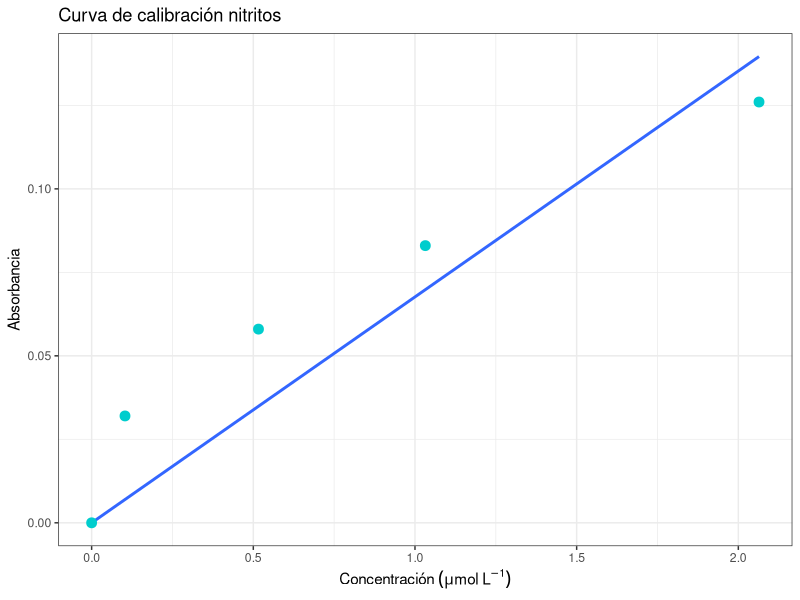
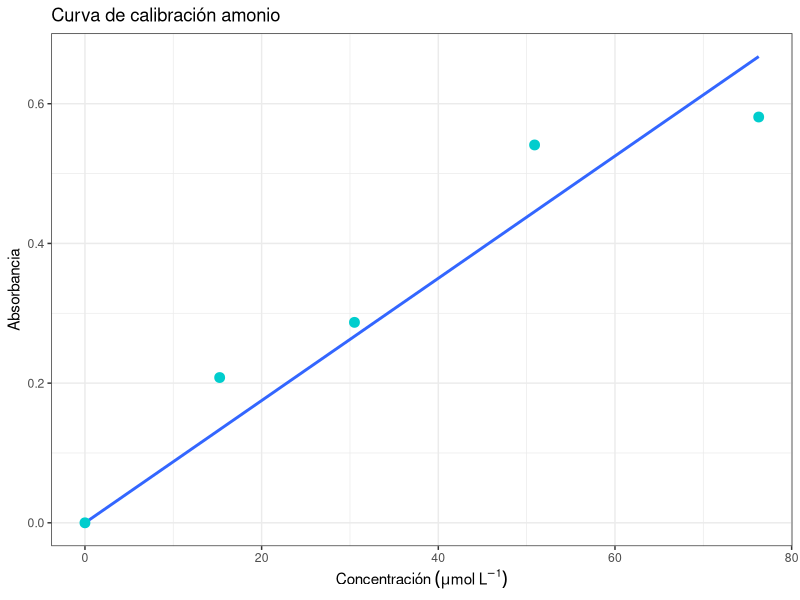
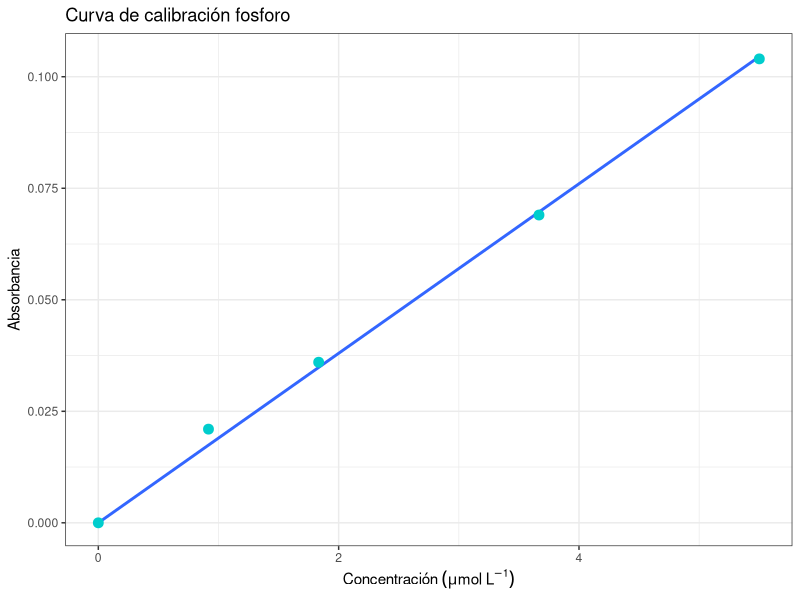
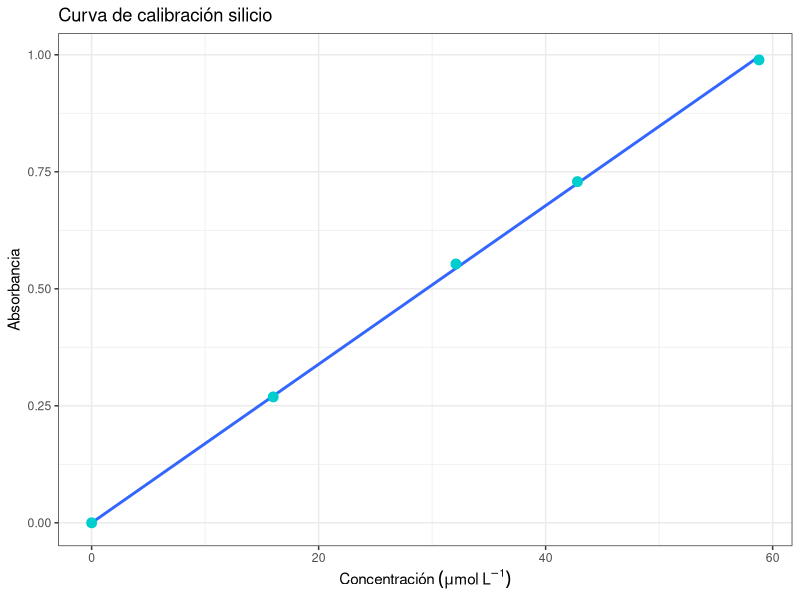

The R script that drew these images, in order: (Note: this script raises an error after producing the figures.)
library(tidyverse)
library(readr)


# Data --------------------------------------------------------------------


Cuantificacion_nutrientes_bonito_xlsx_tidy_data <- read_csv("Data/Cuantificacion nutrientes bonito.xlsx - tidy data.csv")
View(Cuantificacion_nutrientes_bonito_xlsx_tidy_data)



# Calibration curves ------------------------------------------------------


Cuantificacion_nutrientes_bonito_xlsx_calibracion <- read_csv("Data/Cuantificacion nutrientes bonito.xlsx - calibracion.csv")
View(Cuantificacion_nutrientes_bonito_xlsx_calibracion)

nitritos_lm<-lm(Cuantificacion_nutrientes_bonito_xlsx_calibracion$absorbancia~Cuantificacion_nutrientes_bonito_xlsx_calibracion$concentracion+0,
                data = Cuantificacion_nutrientes_bonito_xlsx_calibracion,
                subset=(medicion=="Nitritos")
                )
summary(nitritos_lm)

Curva_calibracion_nitritos<-ggplot(subset(Cuantificacion_nutrientes_bonito_xlsx_calibracion,medicion=="Nitritos"),
                                   aes(x=concentracion,
                                       y=absorbancia)) +
 
  geom_smooth(method = "lm", formula = y ~ x+0, se=F)+
  geom_point(size=3, color="cyan3") +
  labs(title="Curva de calibración nitritos")+
  xlab(expression("Concentración"~(mu*mol~L^-1)))+
  ylab("Absorbancia") +
  theme_bw()


Curva_calibracion_nitritos



Amonio_lm<-lm(Cuantificacion_nutrientes_bonito_xlsx_calibracion$absorbancia~Cuantificacion_nutrientes_bonito_xlsx_calibracion$concentracion+0,
                data = Cuantificacion_nutrientes_bonito_xlsx_calibracion,
                subset=(medicion=="Amonio")
)
summary(Amonio_lm)

Curva_calibracion_amonio<-ggplot(subset(Cuantificacion_nutrientes_bonito_xlsx_calibracion,medicion=="Amonio"),
                                   aes(x=concentracion,
                                       y=absorbancia)) +

  geom_smooth(method = "lm", formula = y ~ x+0, se=F)+
  geom_point(size=3, color="cyan3") +
  labs(title="Curva de calibración amonio")+
  xlab(expression("Concentración"~(mu*mol~L^-1)))+
  ylab("Absorbancia") +
  theme_bw()


Curva_calibracion_amonio




fosforo_lm<-lm(Cuantificacion_nutrientes_bonito_xlsx_calibracion$absorbancia~Cuantificacion_nutrientes_bonito_xlsx_calibracion$concentracion+0,
                data = Cuantificacion_nutrientes_bonito_xlsx_calibracion,
                subset=(medicion=="fosforo")
)
summary(fosforo_lm)

Curva_calibracion_fosforo<-ggplot(subset(Cuantificacion_nutrientes_bonito_xlsx_calibracion,medicion=="fosforo"),
                                   aes(x=concentracion,
                                       y=absorbancia)) +
 
  geom_smooth(method = "lm", formula = y ~ x+0, se=F)+
  geom_point(size=3, color="cyan3") +
  labs(title="Curva de calibración fosforo")+
  xlab(expression("Concentración"~(mu*mol~L^-1)))+
  ylab("Absorbancia") +
  theme_bw()


Curva_calibracion_fosforo




silicio_lm<-lm(Cuantificacion_nutrientes_bonito_xlsx_calibracion$absorbancia~Cuantificacion_nutrientes_bonito_xlsx_calibracion$concentracion+0,
               data = Cuantificacion_nutrientes_bonito_xlsx_calibracion,
               subset=(medicion=="silicio")
)
summary(silicio_lm)

Curva_calibracion_silicio<-ggplot(subset(Cuantificacion_nutrientes_bonito_xlsx_calibracion,medicion=="silicio"),
                                  aes(x=concentracion,
                                      y=absorbancia)) +
 
  geom_smooth(method = "lm", formula = y ~ x+0, se=F)+
  geom_point(size=3, color="cyan3") +
  labs(title="Curva de calibración silicio")+
  xlab(expression("Concentración"~(mu*mol~L^-1)))+
  ylab("Absorbancia") +
  theme_bw()


Curva_calibracion_silicio



# csvs --------------------------------------------------------------------

data_nitritos<-Cuantificacion_nutrientes_bonito_xlsx_tidy_data |> 
  select("Muestra", "nitrito(uM)","amonio(uM)") |> 
  drop_na("nitrito(uM)")
View(data_nitritos)

write.csv(data_nitritos, "Data_nitritos_amonio.csv")


data_fosforo<-Cuantificacion_nutrientes_bonito_xlsx_tidy_data |> 
  select("Muestra", "fosforo(uM)") |> 
  drop_na("fosforo(uM)")
View(data_fosforo)

write.csv(data_fosforo, "data tablas/Data_fosforo.csv")


data_silicio<-Cuantificacion_nutrientes_bonito_xlsx_tidy_data |> 
  select("Muestra", "silicio(uM)") |> 
  drop_na("silicio(uM)")
View(data_silicio)

write.csv(data_silicio, "data tablas/Data_silicio.csv")


data_Chlorophil_a_b_c<-Cuantificacion_nutrientes_bonito_xlsx_tidy_data |> 
  select("Muestra", "Chl_a(mg/L)","Chl_b(mg/L)","Chl_c(mg/L)") |> 
  drop_na("Chl_a(mg/L)")
View(data_Chlorophil_a_b_c)
write.csv(data_Chlorophil_a_b_c, "data tablas/Data_Chlorophil_a_b_c.csv")




data_Chlorophil_a_lor<-Cuantificacion_nutrientes_bonito_xlsx_tidy_data |> 
  select("Muestra", "Chl_a_lor(mg/L)","Feofitina(mg/L)") |> 
  drop_na("Chl_a_lor(mg/L)")
View(data_Chlorophil_a_lor)
write.csv(data_Chlorophil_a_lor, "data tablas/Data_Chlorophil_a_lor.csv")
